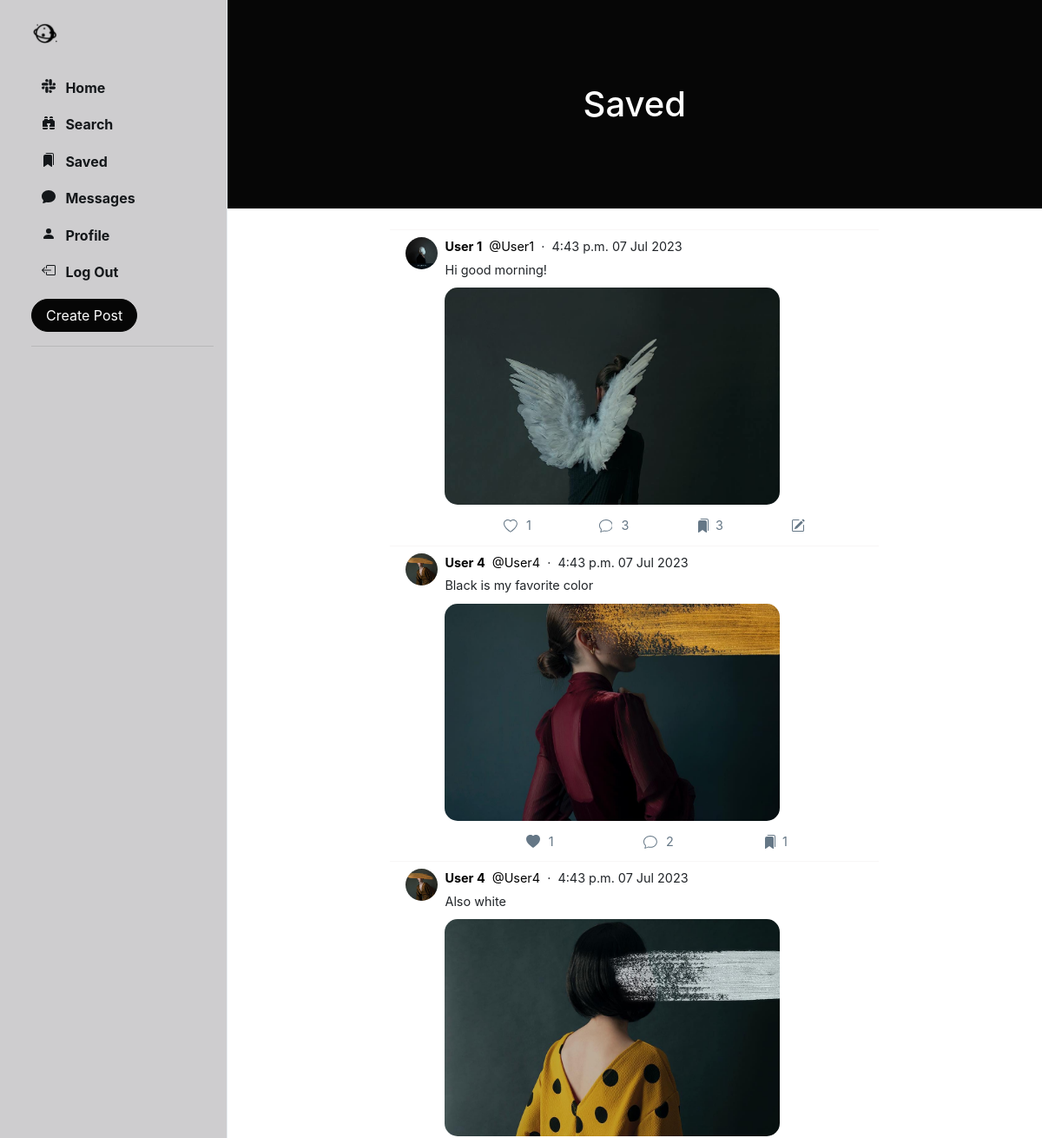
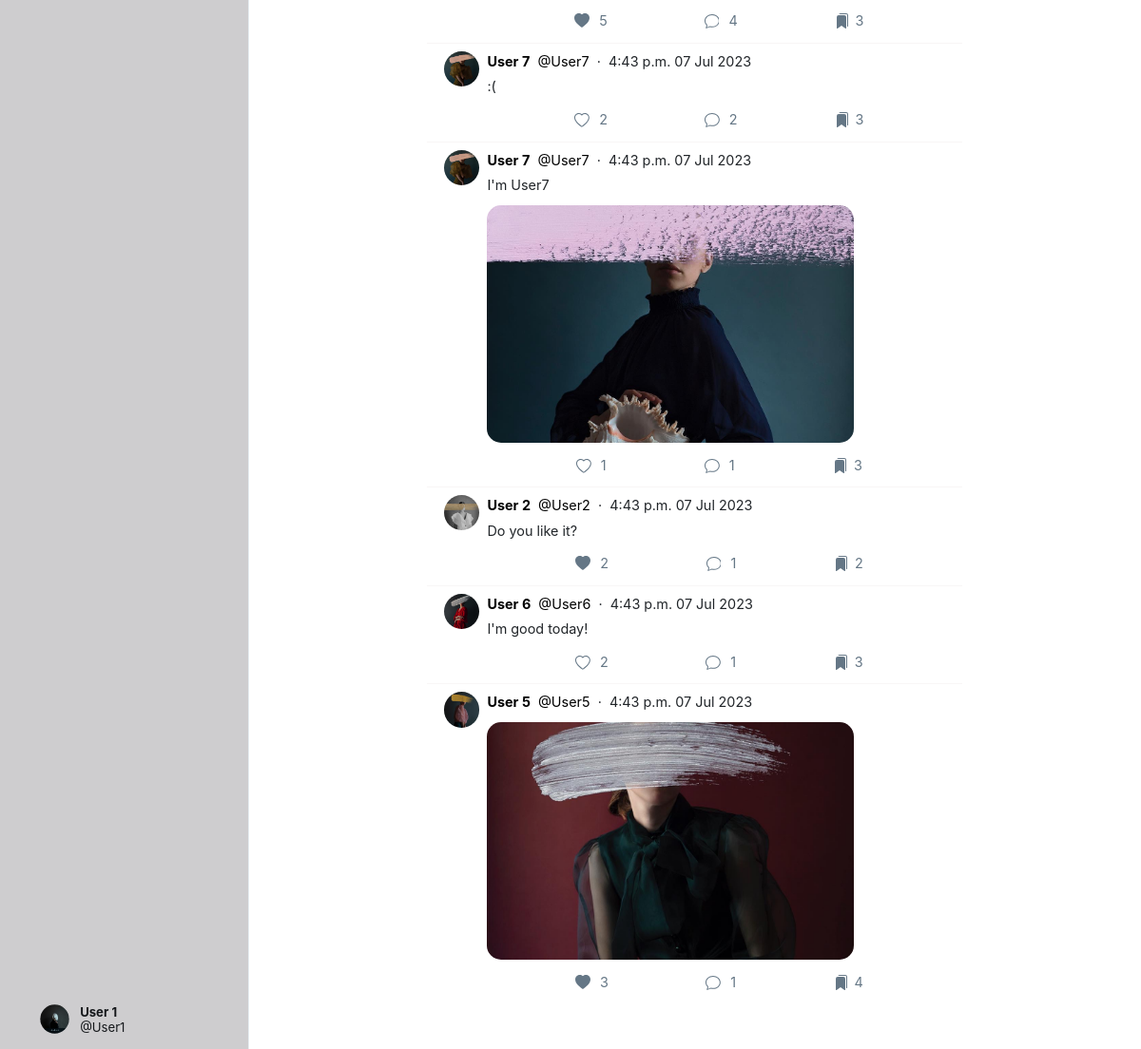
The app's page /saved/ (signed in) with its own data (2 pictures, top to bottom).
### Network/models.py (models this page shows, shortened)
class User(AbstractUser):
    profile_pic = models.ImageField(upload_to='profile_pic/')
    bio = models.TextField(max_length=160, blank=True, null=True)
    cover = models.ImageField(upload_to='covers/', blank=True)
    follows = models.ManyToManyField("self", related_name="followed_by", symmetrical=False, blank=True)
    def get_suggested_followers(self):
        followed_users = self.follows.all()
        suggested_users = User.objects.exclude(id=self.id).exclude(id__in=followed_users).filter(
            followed_by__in=followed_users)
        suggested_users = suggested_users.annotate(num_my_followers=Count('followed_by__follows')).order_by(
            '-num_my_followers')[:4]
        return suggested_users

class Post(models.Model):
    creator = models.ForeignKey(User, on_delete=models.CASCADE, related_name='posts')
    date_created = models.DateTimeField(default=timezone.now)
    content_text = models.TextField(max_length=140, blank=True)
    content_image = models.ImageField(upload_to='posts/', blank=True)
    likers = models.ManyToManyField(User, blank=True, related_name='likes')
    savers = models.ManyToManyField(User, blank=True, related_name='saved')
    comment_count = models.IntegerField(default=0)

### Network/views.py (the view)
# urls.py: path('saved/', views.saved, name='saved'),
@login_required(login_url='login/')
def saved(request):
    user = User.objects.get(id=request.user.id)
    suggestions = user.get_suggested_followers()
    posts = Post.objects.filter(savers=request.user)
    return render(request=request, template_name='saved.html', context={
        'posts': posts,
        'suggestions': suggestions
    })

### Network/templates/saved.html
{% extends 'index.html' %}
{% load static %}
{% block saved %}
    <header class="py-5" id="home-header">
        <div class="container px-4 px-lg-5 my-5">
            <div class="text-center text-white">
                <h1 class="display-5 fw-bolder">Saved</h1>
            </div>
        </div>
    </header>
    <br>
    {% include 'posts.html' %}
{% endblock %}

### Network/templates/sidenav.html (shortened to what this page needs)
{% load static %}
<div class="sidenav">
    <a href="{% url 'home' %}" class="navbar-brand">
        <img src="{% static 'images/logo_icon.png' %}" height="31px">
    </a>
    <div style="height: 100%;">
        <div>
            <div>
                <ul>
                    <li class="nav-item" id="all_posts">
                        <a href="{% url 'home' %}" class="nav-link">
                            <div>
                                &nbsp;&nbsp;Home
                            </div>
                        </a>
                    </li>
                    <li class="nav-item" id="library">
                        <a href="{% url 'search' %}" class="nav-link">
                            <div>
                                &nbsp;&nbsp;Search
                            </div>
                        </a>
                    </li>
                    <li class="nav-item" id="library">
                        <a href="{% url 'saved' %}" class="nav-link">
                            <div>
                                &nbsp;&nbsp;Saved
                            </div>
                        </a>
                    </li>
                    <li class="nav-item" id="profile">
                        <a href="{% url 'chats' %}" class="nav-link">
                            <div>
                                &nbsp;&nbsp;Messages
                            </div>
                        </a>
                    </li>
                    <li class="nav-item" id="profile">
                        <a href="{% url 'profile' user.username %}" class="nav-link">
                            <div>
                                <svg xmlns="http://www.w3.org/2000/svg" width="16" height="16" fill="currentColor"
                                     class="bi bi-person-fill" viewBox="0 0 16 16">
                                    <path d="M3 14s-1 0-1-1 1-4 6-4 6 3 6 4-1 1-1 1H3Zm5-6a3 3 0 1 0 0-6 3 3 0 0 0 0 6Z"/>
                                </svg>
                                &nbsp;&nbsp;Profile
                            </div>
                        </a>
                    </li>
                    <li class="nav-item" id="logout">
                        <a href="{% url 'logout' %}" class="nav-link">
                            <div>
                                &nbsp;&nbsp;Log Out
                            </div>
                        </a>
                    </li>
                </ul>
            </div>
        </div>
        <button id="popup-btn" class="btn btn-success new-post-btn" data-toggle="modal" data-target="#createPostModal">
            Create Post
        </button>
        <br>
        <hr>
        <div style="position: absolute; bottom: 10px;">
            <li class="nav-item sidenav-user">
                <a href="{% url 'profile' user.username %}" class="nav-link">
                    <div class="user_account">
                        <div class="small-profilepic"
                             style="float: left; background-image: url({{ user.profile_pic.url }});"></div>
                        <div style="height: 2.7vw; margin: auto;">
                            <div style="margin-top: 4px;">
                                <strong>{{ user.first_name }} {{ user.last_name }}</strong></div>
                            <div class="grey" style="margin-top: 4px;">@{{ user.username }}</div>
                        </div>
                    </div>
                </a>
            </li>
        </div>
    </div>
</div>

### Network/templates/posts.html (shortened to what this page needs)
{% load static %}
{% block posts %}
    {% for post in posts.all %}
        <div class="post" data-post_id="{{ post.id }}">
            <div>
                <div>
                    <a href="{% url 'profile' post.creator.username %}">
                        <div class="small-profilepic"
                             style="background-image: url({{ post.creator.profile_pic.url }})"></div>
                    </a>
                </div>
                <div style="flex: 1">
                    <div class="post-main">
                        <div class="post-user">
                            <div>
                                <a href="{% url 'profile' post.creator.username %}">
                                    <span><strong>{{ post.creator.first_name }} {{ post.creator.last_name }}</strong></span>
                                </a>
                                <a href="{% url 'profile' post.creator.username %}">
                                    <span class="grey">&nbsp;@{{ post.creator.username }}</span>
                                </a>
                                <span class="grey">&nbsp;&middot;&nbsp;&nbsp;{{ post.date_created | date:"P d M Y" }}</span>
                            </div>
                        </div>
                        {% if post.content_text is not None %}
                            <div class="post-content">
                                {{ post.content_text | linebreaksbr }}
                            </div>
                        {% endif %}
                        {% if post.content_image %}
                            <div class="post-image"
                                 style=" display: block; background-image: url({{ post.content_image.url }});"></div>
                        {% else %}
                            <div class="post-no-image" style="display: none;"></div>
                        {% endif %}
                        <div class="post-actions">
                            {% if user in post.likers.all %}
                                <div class="like" onclick="unlike_post(this)" data-post_id="{{ post.id }}">
                                    <div class="svg-span">
                                        <svg xmlns="http://www.w3.org/2000/svg" width="16" height="16"
                                             fill="currentColor" class="bi bi-heart-fill" viewBox="0 0 16 16">
                                            <path fill-rule="evenodd"
                                                  d="M8 1.314C12.438-3.248 23.534 4.735 8 15-7.534 4.736 3.562-3.248 8 1.314z"/>
                                        </svg>
                                    </div>
                                    <div style="padding: 7px 0px;" class="likes_count">{{ post.likers.count }}</div>
                                </div>
                            {% else %}
                                <div class="like" onclick="like_post(this)" data-post_id="{{ post.id }}">
                                    <div class="svg-span">
                                    </div>
                                    <div style="padding: 7px 0px;" class="likes_count">{{ post.likers.count }}</div>
                                </div>
                            {% endif %}
                            <div class="comment" onclick="get_comments('{{ post.id }}')" data-post_id="{{ post.id }}">
                                <div class="svg-span" data-toggle="modal" data-target="#commentPostModal">
                                </div>&nbsp;
                                <div style="padding: 7px 0px;" class="cmt-count">{{ post.comment_count }}</div>
                            </div>
                            {% if user in post.savers.all %}
                                <div class="save" onclick="unsave_post(this)" data-post_id="{{ post.id }}">
                                    <div class="svg-span">
                                    </div>
                                    <div style="padding: 7px 0px;" class="savers_count">{{ post.savers.count }}</div>
                                </div>
                            {% endif %}
                            {% if post.creator == user %}
                                <div class="save" onclick="edit_post(this)" data-post_id="{{ post.id }}"
                                     data-toggle="modal" data-target="#editPostModal">
                                    <div class="svg-span">
                                    </div>
                                </div>
                            {% endif %}
                        </div>
                    </div>
                </div>
            </div>
        </div>
    {% endfor %}
    <br>
    <br>
{% endblock %}

### Network/static/css/style.css (style rules this page uses)
.btn { border-radius: 20px; padding: 0.32rem 1rem 0.375rem 1rem; }
.btn, .btn:focus, .btn:active { box-shadow: none !important; -webkit-box-shadow: none !important; }
#popup-btn { background-color: #060606; border-color: #060606; }
svg { vertical-align: text-top; }
.sidenav { height: 100%; width: 21.8%; position: fixed; top: 0; left: 0; list-style: none; border-right: .5px solid #e6ecf0; z-index: 100; padding: 15px 15px 15px 3%; background-color: rgba(62, 57, 65, 0.25); }
.sidenav ul { list-style: none; padding-left: 0px; margin-top: 3vh; }
.sidenav li { margin-top: 7px; }
.sidenav .nav-link { color: #14171a; line-height: .7em; font-weight: 700; padding: 0px; }
.sidenav .nav-link > div { padding: 10px 20px 8px 12px; border-radius: 25px; line-height: 0.9em; width: max-content; }
.user_account { display: flex; font-size: .82rem; font-weight: normal; padding-top: 3px !important; padding-bottom: 3px !important; padding-left: 3px !important; }
.user_account .small-profilepic { transform: scale(.82); margin-left: auto; margin-top: auto; }
.small-profilepic { width: 3.1vw; height: 3.1vw; border-radius: 9999px; overflow: hidden; margin-right: 8px; background-size: cover; background-repeat: no-repeat; background-position: center; box-sizing: content-box; }
#home-header { background-color: #060606; }
.post { background-color: white; border-top: 1px solid #f8f6f6; padding: 8px 18px 8px 18px; font-size: .9em; animation-name: hidee; animation-duration: .4s; animation-fill-mode: forwards; animation-play-state: paused; margin-left: 20%; margin-right: 20%; }
.post > div { display: flex; }
.post a { text-decoration: none; color: black; }
.post-main { flex: 1; flex-basis: 100%; }
.post-user { display: flex; justify-content: space-between; flex-basis: 100%; }
.post-content { margin-top: 5px; max-inline-size: 80%; max-width: 80%; word-wrap: break-word; overflow-wrap: break-word; word-break: break-all; }
.post-image { height: 250px; width: 80%; border-radius: 15px; margin-top: 10px; background-size: cover; background-position: center; background-repeat: no-repeat; }
.post-actions { display: flex; flex: 1; align-items: stretch; justify-content: space-evenly; color: #657786; margin-top: 10px; }
.post-actions > div { line-height: 1em; padding-left: 10px; padding-right: 10px; text-align: center; display: flex; }
.post-actions .svg-span { padding: 6px; max-height: max-content; border-radius: 999px; line-height: .68em; }
#home-header { width: 100%; }

### records on screen
User: profile_pic (picture), first_name "User", last_name "1", username "User1"
Post: creator.profile_pic (picture), creator.first_name "User", creator.last_name "1", creator.username "User1", date_created "4:43 p.m. 07 Jul 2023", content_text "Hi good morning!", content_image (picture), likers.count "1", comment_count "3", savers.count "3"
Post: creator.profile_pic (picture), creator.first_name "User", creator.last_name "4", creator.username "User4", date_created "4:43 p.m. 07 Jul 2023", content_text "Black is my favorite color", content_image (picture), likers.count "1", comment_count "2", savers.count "1"
Post: creator.profile_pic (picture), creator.first_name "User", creator.last_name "4", creator.username "User4", date_created "4:43 p.m. 07 Jul 2023", content_text "Also white", content_image (picture), likers.count "5", comment_count "4", savers.count "3"
Post: creator.profile_pic (picture), creator.first_name "User", creator.last_name "7", creator.username "User7", date_created "4:43 p.m. 07 Jul 2023", content_text ":(", likers.count "2", comment_count "2", savers.count "3"
Post: creator.profile_pic (picture), creator.first_name "User", creator.last_name "7", creator.username "User7", date_created "4:43 p.m. 07 Jul 2023", content_text "I'm User7", content_image (picture), likers.count "1", comment_count "1", savers.count "3"
Post: creator.profile_pic (picture), creator.first_name "User", creator.last_name "2", creator.username "User2", date_created "4:43 p.m. 07 Jul 2023", content_text "Do you like it?", likers.count "2", comment_count "1", savers.count "2"
Post: creator.profile_pic (picture), creator.first_name "User", creator.last_name "6", creator.username "User6", date_created "4:43 p.m. 07 Jul 2023", content_text "I'm good today!", likers.count "2", comment_count "1", savers.count "3"
Post: creator.profile_pic (picture), creator.first_name "User", creator.last_name "5", creator.username "User5", date_created "4:43 p.m. 07 Jul 2023", content_image (picture), likers.count "3", comment_count "1", savers.count "4"
